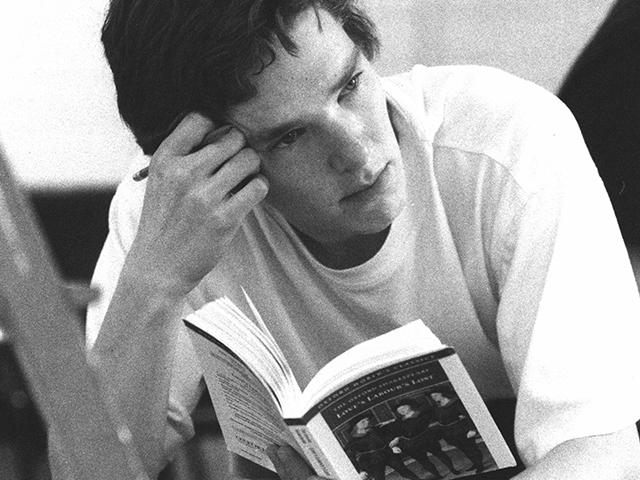
#> input picture benedict.jpg, 640 x 480 px, found by its file name
$ python masking.py
#> lines starting #> are read from the running program, lines starting #| are printed output that depends on the picture; after the words box and inside, x2 and y2 are one past the last pixel; in counts of white or black regions, pixels touching at a corner belong together
import cv2 as cv
import numpy as np

img = cv.imread('benedict.jpg')
#> img is the input picture: shape (480, 640, 3); min 2, max 255, mean 153.8
cv.imshow('Benedict', img)

blank = np.zeros(img.shape[:2], dtype='uint8')
cv.imshow('Blank Image', blank)

mask = cv.circle(blank.copy(), (img.shape[1]//2, img.shape[0]//2 - 90), 100, 255, -1)
cv.imshow("Mask", mask)
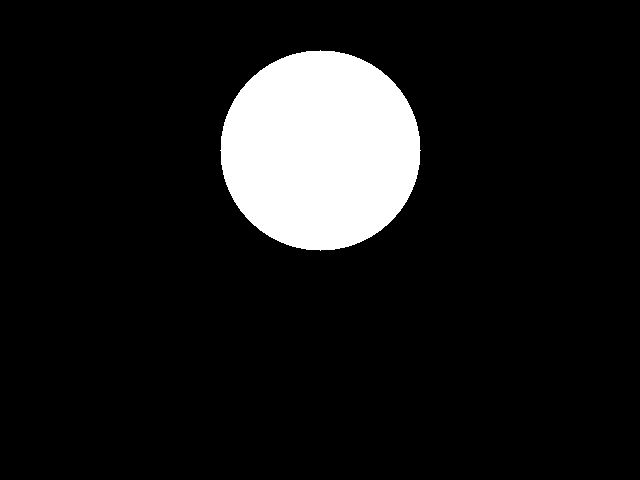
#> window 'Mask': shape (480, 640); 10.2% white; 1 white region, box (x1, y1, x2, y2) and area: (220, 50, 421, 251) 31417

masked = cv.bitwise_and(img, img, mask=mask)
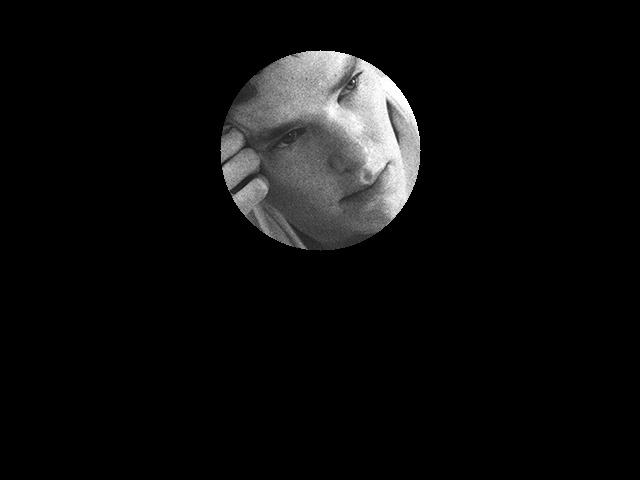
#> masked: shape (480, 640, 3); min 0, max 255, mean 13.3
cv.imshow("Maksed", masked)

cv.waitKey(0)
